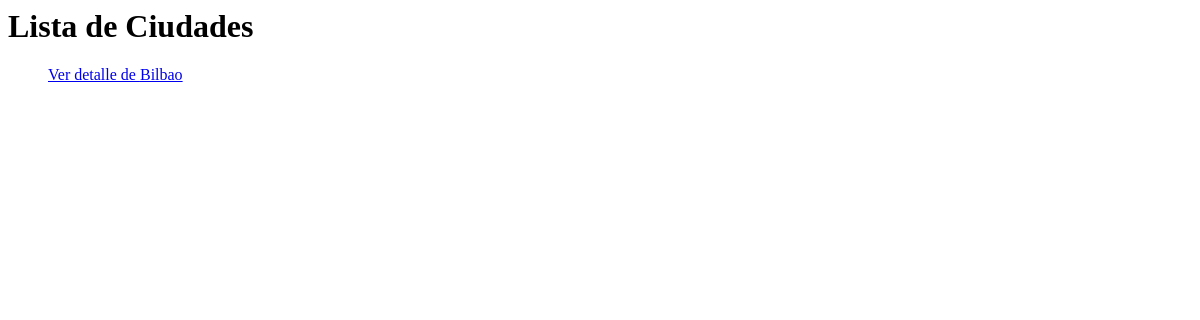
The app's page /colegioApp/listadeCiudades/, older data.
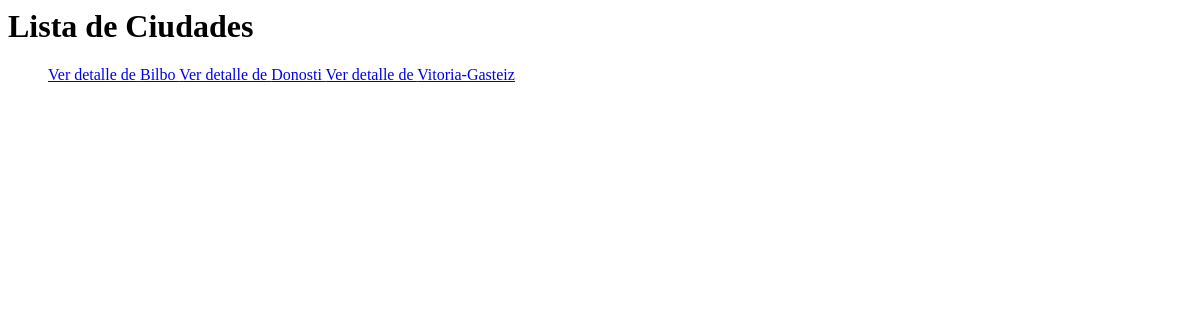
The same page, newer data.
### colegioApp/models.py (models this page shows, shortened)
class Ciudad(models.Model):
    nombre = models.CharField(max_length=50)
    codigoPostal = models.IntegerField()
    provincia = models.CharField(max_length=50)
    pais = models.CharField(max_length=50)

### colegioApp/views.py (the view)
# urls.py: path('listadeCiudades/', views.listaCiudadConPlantillas, name='listaCiudad'),
def listaCiudadConPlantillas(request):
    ciudad = Ciudad.objects.order_by('nombre')
    contexto = {'ciudad_list' : ciudad}
    return render(request, 'listaCiudad.html', contexto)

### colegioApp/templates/listaCiudad.html (shortened to what this page needs)
<html>
    <head>
    </head>
    <body>
        <h1>Lista de Ciudades</h1>
        <ul>
            {% for ciudad in ciudad_list%}
                <a href="{% url 'detalleCiudad' ciudad.id%}">
                    Ver detalle de {{ ciudad.nombre}}
                </a>
        {% endfor %}
        </ul>
    </body>
</html>

Row changes from the older to the newer data that the page shows:
changed Ciudad: nombre "Bilbao" → "Bilbo"
added Ciudad: nombre "Donosti"
added Ciudad: nombre "Vitoria-Gasteiz"
